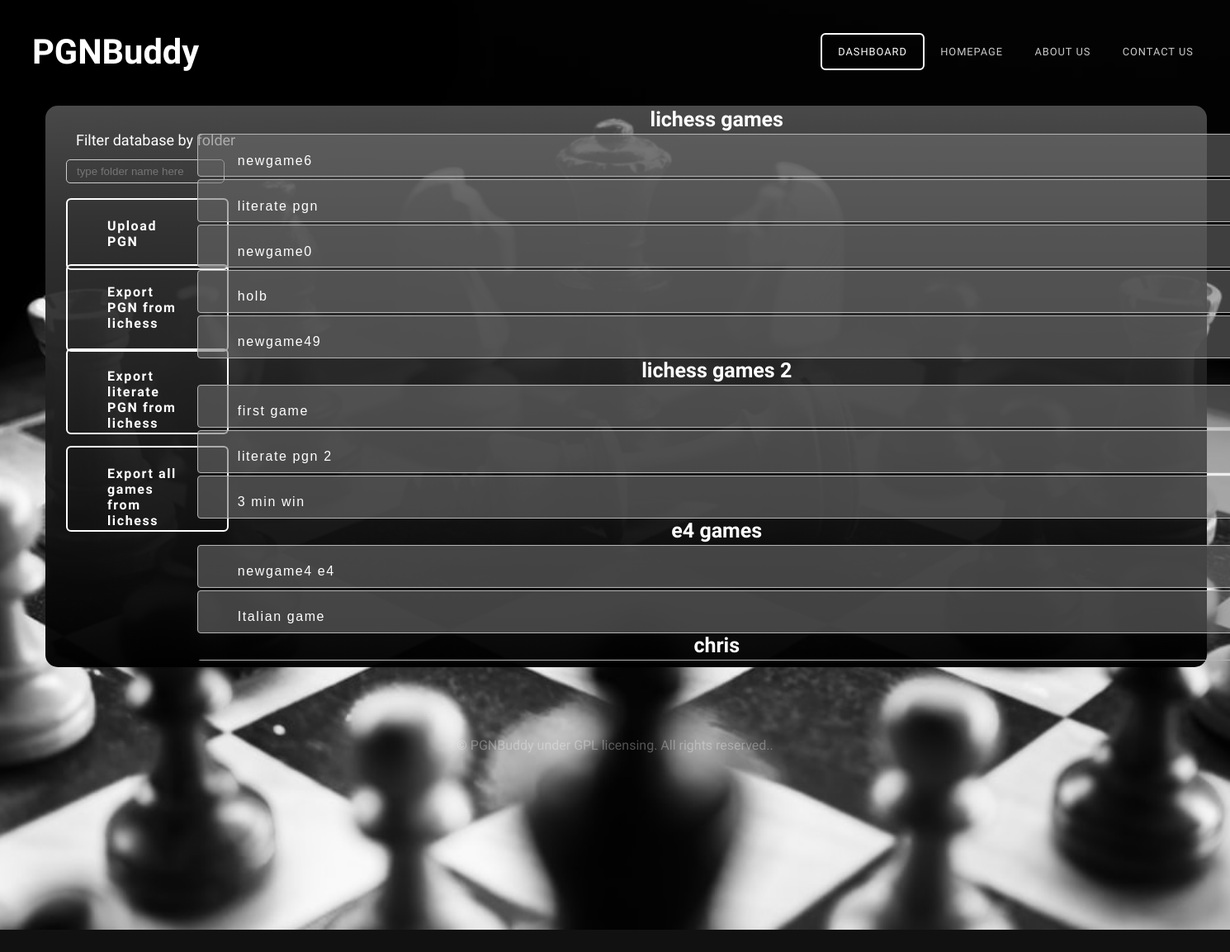
/dashboard, run on the app's committed database.
### models.py (models this page shows)
class User(UserMixin, db.Model):
    id = db.Column(db.Integer, primary_key=True) # primary keys are required by SQLAlchemy
    email = db.Column(db.String(100), unique=True)
    password = db.Column(db.String(100))
    name = db.Column(db.String(1000))

class pgn(User):
    __tablename__ = 'pgn'
    __table_args__ = {'extend_existing': True}
    userId = db.Column(db.Integer, db.ForeignKey('user.id'))
    pgnId = db.Column(db.Integer, primary_key=True)
    game = db.Column(db.String(9999))
    frame = db.Column(db.String(200))
    fileName = db.Column(db.String(129))
    folder = db.Column(db.String(120))

### main.py (the view)
@main.route('/dashboard')
def dashboard():
    gamelist = []
    games = db.session.query(pgn).all()
    for game in games:
        gamelist.append(game.game)
    pgnlist = []
    pgns = db.session.query(pgn).all()
    for pg in pgns:
        pgnlist.append({'name': str(pg.fileName), 'game': pg.game, 'folder': pg.folder, 'frame': pg.frame, 'pgnId': pg.pgnId})
    folderlist = []
    folders = db.session.query(pgn.folder).all()
    for folder in folders:
        folderlist.append(str(folder))
    folderlist = list(dict.fromkeys(folderlist))
    return render_template('user_dashboard.html', games=gamelist, folders=folderlist, pgnlist=pgnlist)

### templates/user_dashboard.html (shortened to what this page needs)
<!DOCTYPE html PUBLIC "-//W3C//DTD XHTML 1.0 Strict//EN" "http://www.w3.org/TR/xhtml1/DTD/xhtml1-strict.dtd">
<html xmlns="http://www.w3.org/1999/xhtml">
<head>
<link href="static/css/default.css" rel="stylesheet" type="text/css" media="all" />
<link href="static/css/fonts.css" rel="stylesheet" type="text/css" media="all" />
</head>
<body>
<div id="header-wrapper">
	<div id="header" class="container">
		<div id="logo">
			<h1><a href="{{url_for('main.home')}}">PGNBuddy</a></h1>
		</div>
		<div id="menu">
			<ul>
				<li class="active"><a href="{{url_for('main.dashboard')}}" accesskey="2" title="">Dashboard</a></li>
				<li><a href="{{url_for('main.home')}}" accesskey="1" title="">Homepage</a></li>
				<li><a href="#" accesskey="3" title="">About Us</a></li>
				<li><a href="#" accesskey="5" title="">Contact Us</a></li>
			</ul>
		</div>
	</div>
	<div class="titlebox-dash">
		<div id="banner" class="container">
			<div class="title">
				<form action="{{ url_for('main.uploadpgn') }}" method="POST" enctype="multipart/form-data">
					<div>
						<label class="button" id="uploadpgn">
							<input type="file" accept=".pgn" class="button" id="hiddenform" name="pgnfile" onchange="form.submit()">Upload PGN
						</label>
					</div>
				</form>
			<div>
				<a href="{{ url_for('main.lichessupload') }}" title="Import PGN from lichess" class='button' id='uploadlichess'>
					Export PGN from lichess</a>
				<a href="{{ url_for('main.lichessliterate') }}" title="Import literate PGN from lichess" class='button' id='lichessliterate'>
					Export literate PGN from lichess</a>
				<form action="{{ url_for('main.filterdb') }}" method="POST" enctype="multipart/form-data">
				 <div id="filterbutton">
					 <label id="filterdb">Filter database by folder
						 <input type=text title="View DB" id="filterdbinput" name="folder" placeholder="type folder name here">
					 </label>
				 </div>
				</form>
				<a href="{{ url_for('main.exportall') }}" title="export all games from lichess" class='button' id='exportall'>
					Export all games from lichess</a>
					<div class="userdatabase2">
							<ul>
								{% for folder in folders %}
								<li><h2 style="font-size: 25px; font-weight: 550;">{{ folder[2:-3] }}</h2>
									<ol>
									{% for pg in pgnlist %}
										{% if pg['folder'] == folder[2:-3]%}
											<div id="accordion-{{loop.index}}" class="accordionbutton">
												<h2 class="newbutton" style="font-size: 16px; width: 90%;">{{ pg.name }}</h2>
											</div>
										{% endif %}
									{% endfor %}
									</ol>
								</li>
								{% endfor %}
							</ul>
					</div>
			    </div>
		</div>
</div>
</div>
<div id="copyright" class="container">
		<p>&copy; PGNBuddy under GPL licensing. All rights reserved.</a>.</p>
</div>
</body>
</html>

### static/css/default.css (style rules this page uses)
html, body { height: 100%; }
body { margin: 0px; padding: 0px; background: #111111; font-family: 'Didact Gothic', sans-serif; font-size: 12pt; font-weight: 200; color: #FFF; }
h1, h2, h3 { margin: 0; padding: 0; }
p, ol, ul { margin-top: 0; }
ol, ul { padding: 0; list-style: none; }
p { line-height: 180%; }
a { color: #ee0000; }
.container { margin: 0em auto; width: 1200px; }
.button { display: inline-block; padding: 1em 2em 1em 2em; letter-spacing: 0.10em; margin-top: 2em; padding: 1.40em 3em; border: 2px solid rgba(255,255,255,1); border-radius: 6px; text-decoration: none; font-weight: 700; font-size: 1em; color: #FFF; }
#filterdb { position: absolute; top: 10px; left: 18px; width: 14.9%; text-align: left; font-size: 18px; margin-left: 7px; margin-top: 15px; display: inline-block; padding: 6px 12px; cursor: pointer; }
#filterdbinput { position: absolute; top: 40px; left: 0px; width: 71%; height: 15px; text-align: left; border: 1px solid #ccc; display: inline-block; padding: 6px 12px; cursor: pointer; }
#uploadpgn { position: absolute; top: 80px; left: 5px; width: 6.9%; text-align: left; margin-left: 20px; border: 1px solid #ccc; display: inline-block; padding: 6px 12px; cursor: pointer; }
#uploadlichess { position: absolute; top: 160px; left: 5px; width: 6.9%; text-align: left; margin-left: 20px; border: 1px solid #ccc; display: inline-block; padding: 6px 12px; cursor: pointer; }
#lichessliterate { position: absolute; top: 262px; left: 5px; width: 6.9%; height: 55px; text-align: left; margin-left: 20px; border: 1px solid #ccc; display: inline-block; padding: 6px 12px; cursor: pointer; }
#exportall { position: absolute; top: 380px; left: 5px; width: 6.9%; height: 55px; text-align: left; margin-left: 20px; border: 1px solid #ccc; display: inline-block; padding: 6px 12px; cursor: pointer; }
input { width: 40%; height: 60%; margin-bottom: 5vh; background-color:transparent; border-radius: 5px; outline: none; color: white; caret-color: white; }
.title { margin-bottom: 3em; padding-left: 65px; width: 1000px; }
.titlebox-dash { position: relative; margin-left: 55px; margin-top: -60px; width: 85%; height: 540px; top: 0px; left: 0px; background: rgb(129,129,129); background: linear-gradient(180deg, rgba(111, 111, 111, 0.655) 0%, rgba(53, 53, 53, 0.924) 22%, rgba(0, 0, 0, 0.972) 100%); padding: 70px; border-radius: 15px; }
.title h2 { font-size: 2.7em; }
#header-wrapper { position: relative; margin-top: -20px; padding: 5em 0em 7em 0em; background: #111111 url(images/checkmate.jpeg) no-repeat center; background-size: cover; }
#header { padding: 4em 0em; height: -40px; }
#logo { position: absolute; padding-left: 39px; top: 3.6em; left: 0; }
#logo h1 { font-size: 2.6em; color: #79C255; }
#logo a { text-decoration: none; color: rgba(255,255,255,1); }
#menu { position: absolute; padding-right: 25px; top: 4.5em; right: 0; }
#menu ul { display: inline-block; }
#menu li { display: block; float: left; text-align: center; }
#menu li a, #menu li span { padding: 1em 1.5em; letter-spacing: 1px; text-decoration: none; text-transform: uppercase; font-size: 0.8em; color: rgba(255,255,255,0.80); }
#menu .active a { border: 2px solid rgba(255,255,255,1); border-radius: 6px; color: rgba(255,255,255,1); }
#banner { padding-top: 10em; text-align: center; }
#banner .title h2 { font-size: 4em; }
#banner .button { margin-top: 2em; padding: 1.40em 3em; border: 2px solid rgba(255,255,255,1); border-radius: 6px; font-weight: 700; font-size: 1em; }
.userdatabase2 { position: relative; overflow-y: scroll; width: 1290px; height: 670px; margin-top: -228px; border: gray; border-width: 3px; }
.newbutton { display: inline-block; padding: 1em 2em 1em 2em; letter-spacing: 0.10em; margin-top: .2em; padding: 1.40em 3em; font-family: Arial, Helvetica, sans-serif; height: 5px; border: 1px solid rgb(181, 181, 181); border-radius: 4px; text-decoration: none; font-weight: 500; text-align: left; font-size: 1.5em; color: #FFF; background-color: #6f6f6f92; }
#copyright { overflow: hidden; padding: 5em 0em; border-top: 1px solid rgba(0,0,0,0.08); }
#copyright p { text-align: center; font-size: 1em; color: rgba(255,255,255,0.3); }

### data on the page
pgn: name "newgame6"
pgn: name "literate pgn"
pgn: name "newgame0"
pgn: name "holb"
pgn: name "newgame49"
pgn: name "first game"
pgn: name "literate pgn 2"
pgn: name "3 min win"
pgn: name "newgame4 e4"
pgn: name "Italian game"

### other printed values
{{ folder[2:-3] }} "lichess games" "lichess games 2" "e4 games" "chris"
